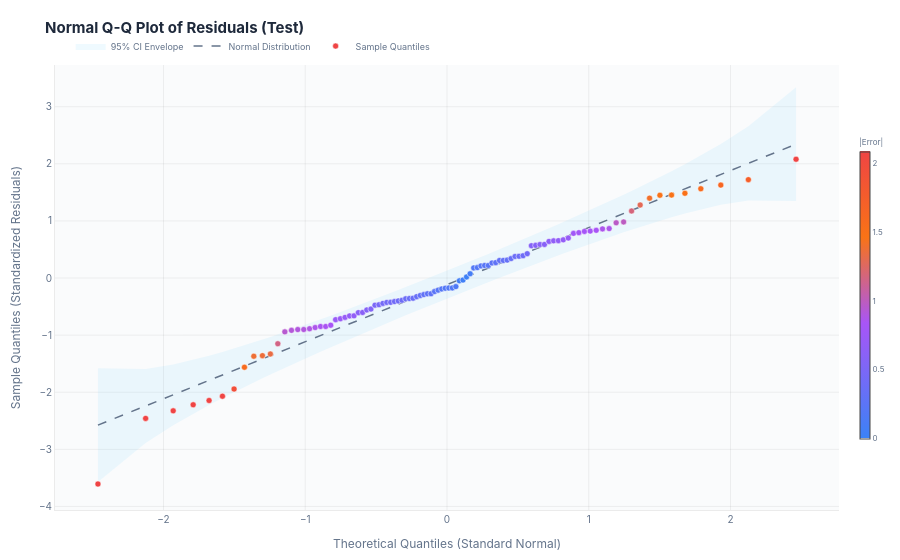

The code cell stored with this chart in its notebook:
### Code cell
# Normal Q-Q Plot (with 95% Confidence Envelope)
fig_qq = plotter_reg.plot_qq(subset="test")
fig_qq.show()
